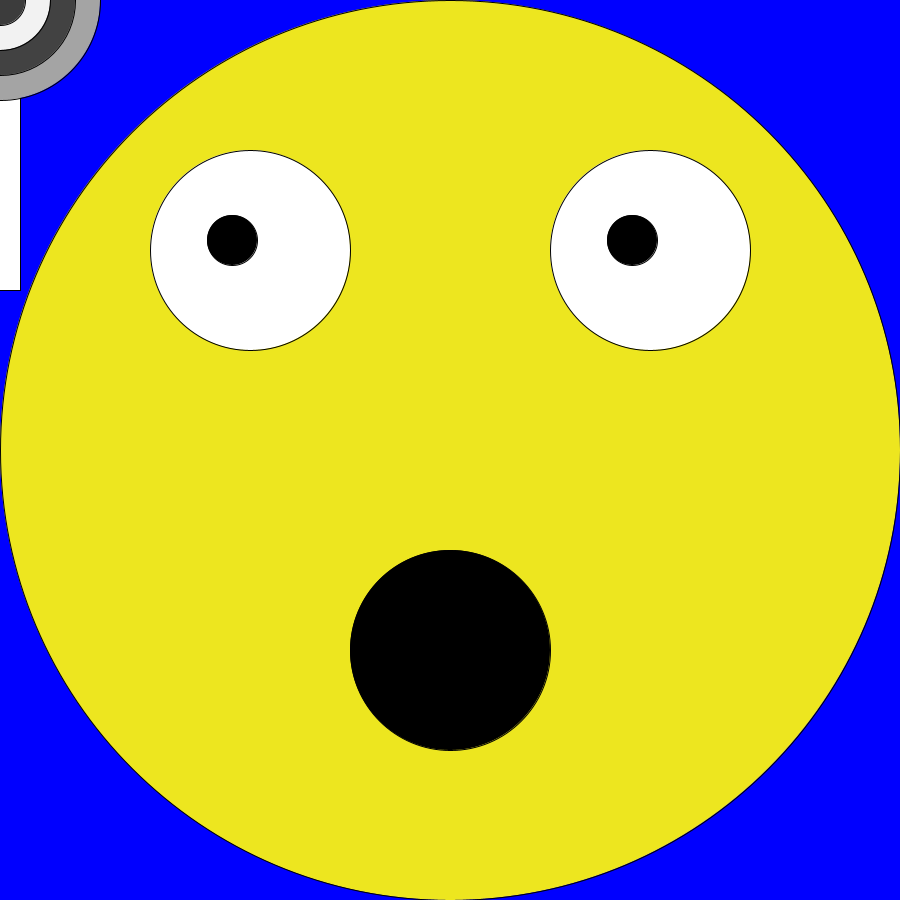
Frame 1 (no input)
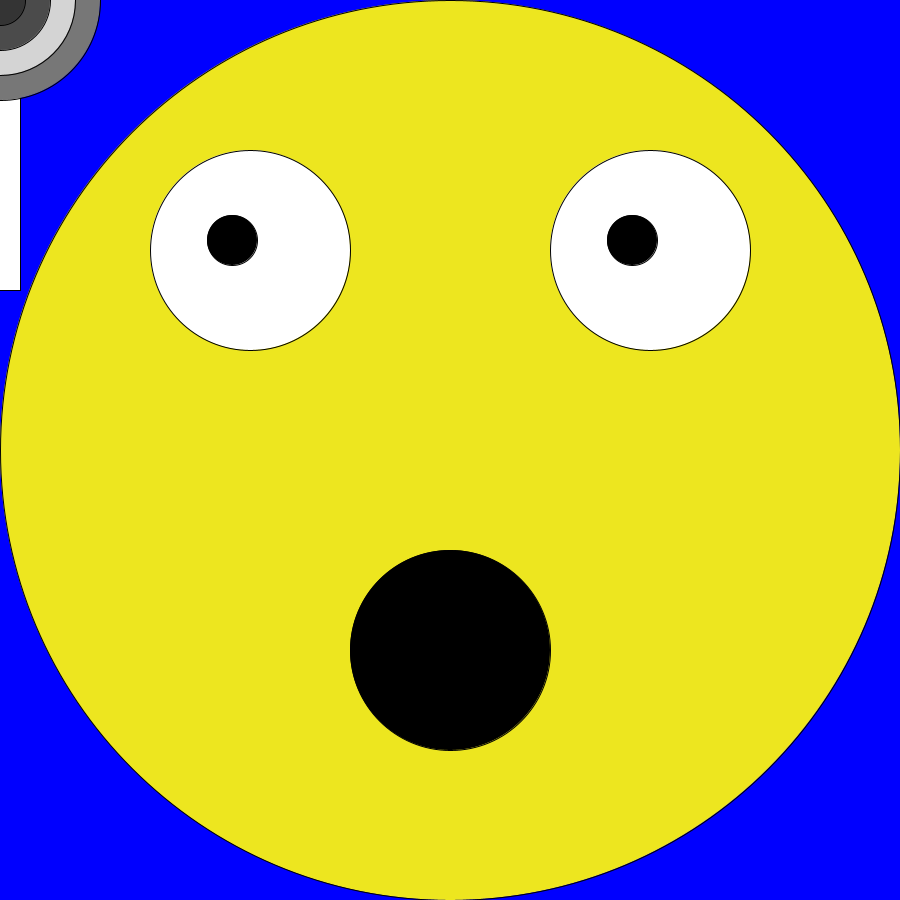
Frame 60 (the mouse pressed at the canvas centre just before this capture)
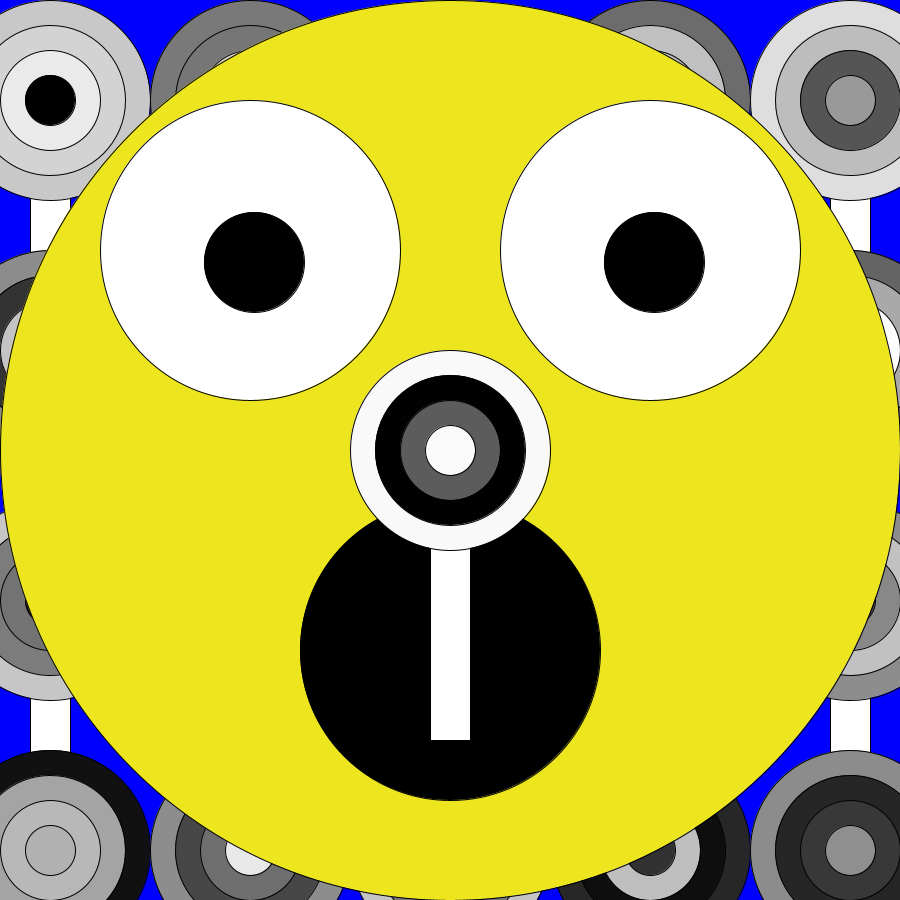
Frame 120 (the mouse held since frame 60 and released just before this capture)

The Processing sketch that drew these frames (run headless with seeded random() and noise(); from frame 60 on, the mouse is pressed at the canvas centre):

// Processing sketch: processing_185477
// ── processing_185477.pde

void setup(){
  size(900,900);
   
   
}

void draw(){
  background(0,0,255);
  if(mousePressed==true){
  for(int x =50;x<1000;x+=200){
    
    for(int y=100;y<1000;y+=250){
     loliPop(x,y);
  }
  } 
  }
  fill(237,230,31);
   ellipse(450,450,900,900);
   fill(255);
   ellipse(250,250,200,200);
   ellipse(650,250,200,200);
   fill(0);
   ellipse((((mouseX-360)/20)*1)+250, ((((-mouseX)/20)+((mouseY-100)/20)*2)+250), 50, 50);
   
   ellipse((((mouseX-360)/20)*1)+650, ((((-mouseX)/20)+((mouseY-100)/20)*2)+250), 50, 50);
   fill(0);
   ellipse(450,650,200,200);
   noFill();
  
   if(mousePressed==true){
     fill(0);
     ellipse(450,650,300,300);
     fill(255);
   ellipse(250,250,300,300);
   ellipse(650,250,300,300);
   fill(0);
   ellipse((((mouseX-360)/20)*1)+250, ((((-mouseX)/20)+((mouseY-100)/20)*2)+250), 100, 100);
   
   ellipse((((mouseX-360)/20)*1)+650, ((((-mouseX)/20)+((mouseY-100)/20)*2)+250), 100, 100);
   }
 loliPop(mouseX, mouseY);
}

void loliPop(int x, int y){
  fill(255);
  rect(x-20,y+90,40,200);
  fill(random(0,255)); 
   ellipse(x,y,200,200);
   fill(random(0,255)); 
   ellipse(x,y,150,150);
fill(random(0,255));   
ellipse(x,y,100,100);
   fill(random(0,255));
   ellipse(x,y,50,50);
   
}
